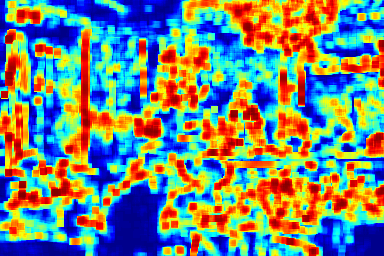
#> input picture outputs/noise/heatmaps/Tp_D_CND_S_N_ind00078_ind00077_00476_heatmap.png, 384 x 256 px, given as the content of the folder C:/Datasets/CASIA2/Tp, which was not available
$ python noise_analysis.py
#> lines starting #> are read from the running program, lines starting #| are printed output that depends on the picture
#> in main, image is the input picture: shape (256, 384, 3); mean B, G, R 124.2, 135.9, 116.9

from pathlib import Path
import cv2
import numpy as np
import csv
from scipy.ndimage import uniform_filter


# =========================
# PATHS
# =========================

PROJECT_DIR = Path(__file__).resolve().parent.parent

DATASET_DIR = Path(r"C:\Datasets\CASIA2")
TP_FOLDER = DATASET_DIR / "Tp"

OUTPUT_DIR = PROJECT_DIR / "outputs" / "noise"
NOISE_MAP_DIR = OUTPUT_DIR / "noise_maps"
HEATMAP_DIR = OUTPUT_DIR / "heatmaps"

REPORT_PATH = OUTPUT_DIR / "noise_report.csv"


# =========================
# NOISE ANALYSIS
# =========================

def extract_noise_residual(image, ksize=3):
    """Extract high-frequency noise residual."""
#> called with ksize = 3

    gray = cv2.cvtColor(image, cv2.COLOR_BGR2GRAY)
    gray_float = gray.astype(np.float32)

    smoothed = cv2.medianBlur(gray, ksize).astype(np.float32)
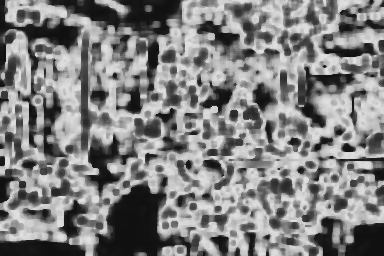
#> smoothed: shape (256, 384) float32; min 15, max 226, mean 129

    residual = gray_float - smoothed
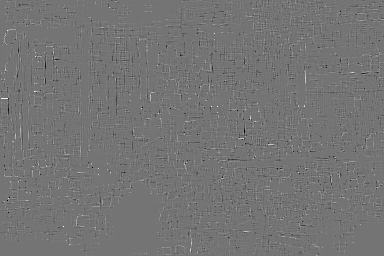
#> residual: shape (256, 384) float32; min -161, max 190, mean -0.1; drawn with min black and max white

    return residual


def compute_local_noise_map(residual, window_size=7):
    """Calculate local noise variance and enhance it."""
#> called with window_size = 7

    mean = uniform_filter(residual, size=window_size)
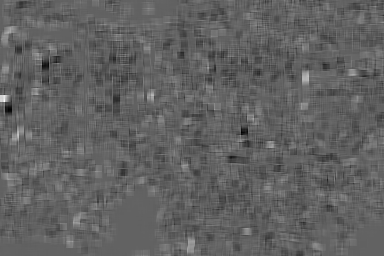
#> mean: shape (256, 384) float32; min -16.96, max 27.08, mean -0.1; drawn with min black and max white
    mean_sq = uniform_filter(residual ** 2, size=window_size)
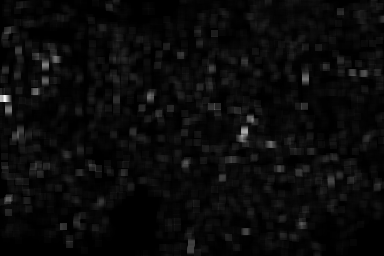
#> mean_sq: shape (256, 384) float32; min 0, max 4020.8, mean 168.7; drawn with min black and max white

    variance = np.maximum(mean_sq - mean ** 2, 0)

    log_variance = np.log1p(variance)
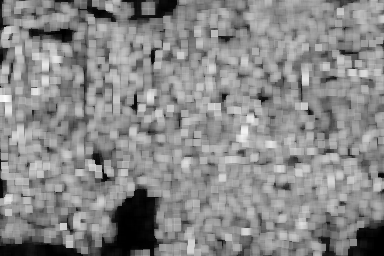
#> log_variance: shape (256, 384) float32; min 0, max 8.25, mean 4.44; drawn with min black and max white

    norm_map = cv2.normalize(
        log_variance,
        None,
        0,
        255,
        cv2.NORM_MINMAX
    )

    norm_map = norm_map.astype(np.uint8)

    clahe = cv2.createCLAHE(
        clipLimit=2.0,
        tileGridSize=(8, 8)
    )

    enhanced_map = clahe.apply(norm_map)
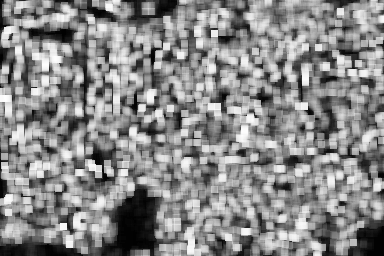
#> enhanced_map: shape (256, 384); min 1, max 255, mean 136.5

    return enhanced_map


def generate_noise_heatmap(noise_map):
    """Generate colored noise heatmap."""

    return cv2.applyColorMap(
        noise_map,
        cv2.COLORMAP_JET
    )
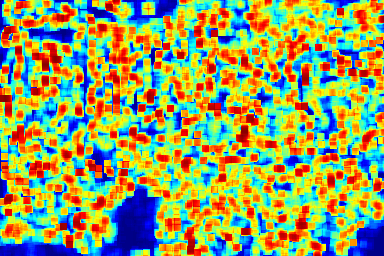
#> returned value: shape (256, 384, 3); mean of channels 0, 1, 2 101, 161, 147; drawn as B, G, R


# =========================
# PROCESS DATASET
# =========================

def main():

    NOISE_MAP_DIR.mkdir(parents=True, exist_ok=True)
    HEATMAP_DIR.mkdir(parents=True, exist_ok=True)

    extensions = [
        "*.jpg", "*.jpeg", "*.png",
        "*.tif", "*.tiff", "*.bmp"
    ]

    image_paths = []

    for ext in extensions:
        image_paths.extend(TP_FOLDER.glob(ext))

    image_paths = sorted(image_paths)

    print(f"Found {len(image_paths)} images.")

    report_rows = []

    success_count = 0
    error_count = 0

    for idx, img_path in enumerate(image_paths, 1):

        try:
            image = cv2.imread(str(img_path))

            if image is None:
                raise ValueError("Could not read image")

            residual = extract_noise_residual(image)

            noise_map = compute_local_noise_map(residual)

            heatmap = generate_noise_heatmap(noise_map)

            noise_path = NOISE_MAP_DIR / f"{img_path.stem}_noise.png"
            heatmap_path = HEATMAP_DIR / f"{img_path.stem}_heatmap.png"

            noise_saved = cv2.imwrite(str(noise_path), noise_map)
            heatmap_saved = cv2.imwrite(str(heatmap_path), heatmap)

            if not noise_saved or not heatmap_saved:
                raise IOError("Could not save output maps")

            success_count += 1

            report_rows.append({
                "image": img_path.name,
                "noise_map": noise_path.name,
                "heatmap": heatmap_path.name,
                "status": "success"
            })

        except Exception as e:

            error_count += 1

            report_rows.append({
                "image": img_path.name,
                "noise_map": "",
                "heatmap": "",
                "status": f"error: {e}"
            })

        if idx % 250 == 0:
            print(f"Processed {idx}/{len(image_paths)} images")

    # Save report

    with open(REPORT_PATH, "w", newline="", encoding="utf-8") as f:

        fieldnames = [
            "image",
            "noise_map",
            "heatmap",
            "status"
        ]

        writer = csv.DictWriter(f, fieldnames=fieldnames)

        writer.writeheader()
        writer.writerows(report_rows)

    print("\n========== NOISE ANALYSIS SUMMARY ==========")
    print(f"Total images: {len(image_paths)}")
    print(f"Successful noise maps: {success_count}")
    print(f"Failed images: {error_count}")
    print(f"Noise maps folder: {NOISE_MAP_DIR}")
    print(f"Heatmaps folder: {HEATMAP_DIR}")
    print(f"Report: {REPORT_PATH}")
    print("Noise analysis finished.")


if __name__ == "__main__":
    main()
